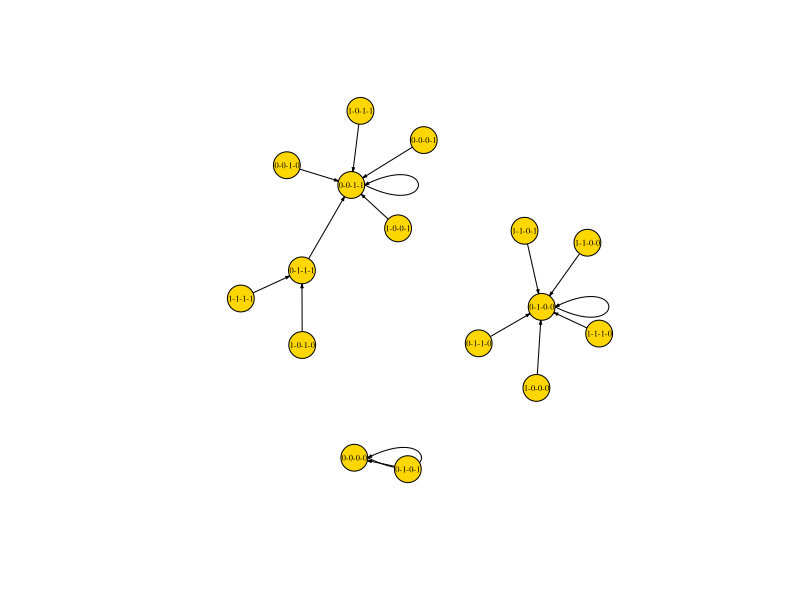

Recreate this plot in R.
matriz_considerada = matrix(nrow = 4, ncol = 4)
matriz_considerada[,1] = c(-1,1,0,0) #Arcos que saem de x1
matriz_considerada[,2] = c(0,0,-1,-1) #Arcos que saem de x2
matriz_considerada[,3] = c(-1,0,0,1) #Arcos que saem de x3
matriz_considerada[,4] = c(0,-1,1,0) #Arcos que saem de x4

matriz_considerada

#1. - Obtendo todos os possíveis estados iniciais

n = 4 #Numero de genes na rede
p = rep(list(0:1), n) #Possibilidades de estado de ativação

possiveis_estados_iniciais = as.matrix(expand.grid(p))
possiveis_estados_iniciais

#2. - Calculando os inputs a partir dos estados iniciais possíveis

#Lista para armazenar os inputs para o proximo estado de cada estado inicial
lista_de_input = vector(mode = "list", length = 16)


for(e in 1:nrow(possiveis_estados_iniciais)){
  t_poss_state = matrix(NA, 4, 1) #objeto temporario para transpor as linhas da matriz
  t_poss_state[,1] = possiveis_estados_iniciais[e,] # transpondo
  prox_input = matriz_considerada %*% t_poss_state # multiplicando as matrizes
  lista_de_input[[e]] = c(prox_input)
}

lista_de_input

#3. - Aplicando as restrições de acordo com os inputs e calculando proximo estado

#xi(t+1):
  #1, if input(t) > 0
  #0, if input(t) < 0
  #xi(t), if input(t) = 0

#Lista para armazenar o proximo estado de cada estado inicial
lista_prox_estado = vector(mode = "list", length = 16)

for(e in 1:nrow(possiveis_estados_iniciais)){
  prox_estado = c()
  for(r in 1:4){
    if(lista_de_input[[e]][r] > 0){prox_estado[r] = 1}
    else if(lista_de_input[[e]][r] < 0){prox_estado[r] = 0}
    else{ prox_estado[r] = possiveis_estados_iniciais[e,r] }
  }
  lista_prox_estado[[e]] = c(prox_estado)
}

lista_prox_estado


#4. - Verificando o próximo estado para cada estado inicial

library(tidyr)

lista_prox_estado = as.data.frame(do.call(rbind, lista_prox_estado))
b = unite(lista_prox_estado, "y", V1:V4, remove = FALSE, sep = "-")

possiveis_estados_iniciais = as.data.frame(possiveis_estados_iniciais)
a = unite(possiveis_estados_iniciais, "x", Var1:Var4, remove = FALSE, sep = "-")

transicao = data.frame(estado_inicial=a$x, prox_estado=b$y) 
transicao

# Plotando
library(igraph)

g2 = graph.data.frame(transicao, directed=TRUE) 

# Plot graph
plot(g2, vertex.label.cex=c(0.5), vertex.color = "gold",
     vertex.label.color = "black",edge.color="black", 
     edge.arrow.size=.2)
